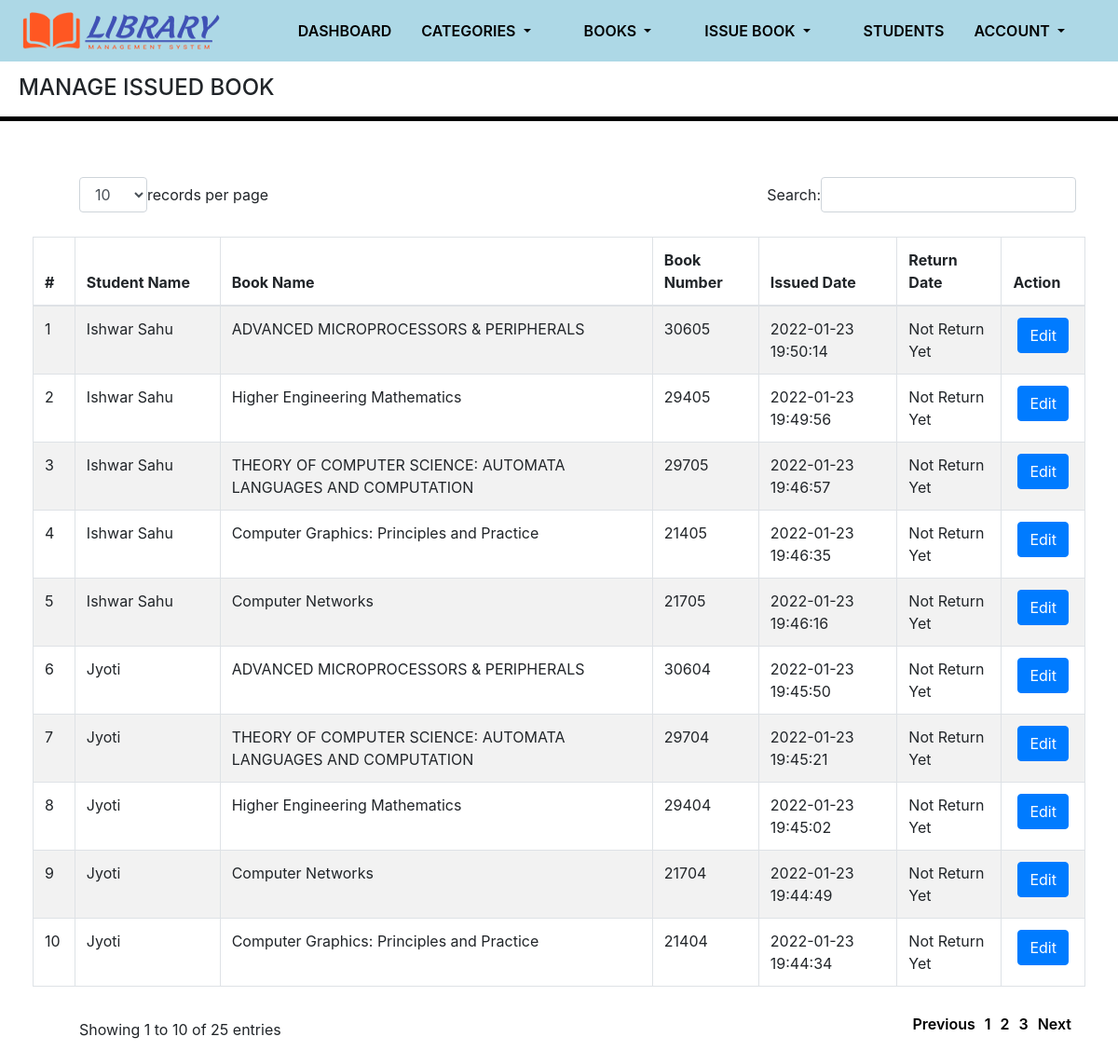
/library/admin/manage-issued-books.php (signed in), run on the app's committed database.
### tables this page shows
CREATE TABLE `tblissuedbookdetails` (
  `id` int(11) NOT NULL,
  `BookId` int(11) DEFAULT NULL,
  `StudentID` varchar(150) DEFAULT NULL,
  `IssuesDate` timestamp NULL DEFAULT current_timestamp(),
  `ReturnDate` timestamp NULL DEFAULT NULL ON UPDATE current_timestamp(),
  `RetrunStatus` int(1) DEFAULT NULL,
  `fine` int(11) DEFAULT NULL
);

CREATE TABLE `tblstudents` (
  `id` int(11) NOT NULL,
  `StudentId` varchar(100) DEFAULT NULL,
  `FullName` varchar(120) DEFAULT NULL,
  `EmailId` varchar(120) DEFAULT NULL,
  `MobileNumber` char(11) DEFAULT NULL,
  `Password` varchar(120) DEFAULT NULL,
  `Status` int(1) DEFAULT NULL,
  `RegDate` timestamp NULL DEFAULT current_timestamp(),
  `UpdationDate` timestamp NULL DEFAULT NULL ON UPDATE current_timestamp()
);

CREATE TABLE `tblbooks` (
  `id` int(11) NOT NULL,
  `BookName` varchar(255) DEFAULT NULL,
  `CatId` int(11) DEFAULT NULL,
  `AuthorName` varchar(255) DEFAULT NULL,
  `ISBNNumber` bigint(40) DEFAULT NULL,
  `BookNumber` int(20) DEFAULT NULL,
  `Status` int(1) DEFAULT NULL,
  `BookPrice` int(11) DEFAULT NULL,
  `RegDate` timestamp NULL DEFAULT current_timestamp(),
  `UpdationDate` timestamp NULL DEFAULT NULL ON UPDATE current_timestamp()
);

### library/admin/manage-issued-books.php (the view, shortened to what this page needs)
<?php
include('includes/config.php');
if(strlen($_SESSION['alogin'])==0)
    {
header('location:index.php');
}
else{
    ?>
<!DOCTYPE html>
<html lang="en">
  <head>
     <link rel="stylesheet" href="https://cdn.jsdelivr.net/npm/bootstrap@4.6.0/dist/css/bootstrap.min.css">
      <link href="assets/js/dataTables.bootstrap.css" rel="stylesheet" />
     <link rel="stylesheet"  href="css/main.css">
</head>
<body>
<?php include('includes/header.php');?>
             <h4 class="header-line">MANAGE ISSUED BOOK</h4>
             <hr>
            <div class="row">
                <div class="col-md-12">
                    <div class="panel panel-default">
                        <div class="panel-body">
                            <div class="table-responsive">
                                <table class="table table-striped table-bordered table-hover" id="dataTables-example">
                                    <thead>
                                        <tr>
                                            <th>#</th>
                                            <th>Student Name</th>
                                            <th>Book Name</th>
                                            <th>Book Number </th>
                                            <th>Issued Date</th>
                                            <th>Return Date</th>
                                            <th>Action</th>
                                        </tr>
                                    </thead>
                                    <tbody>
<?php $sql = "SELECT tblstudents.FullName,tblbooks.BookName,tblbooks.BookNumber,tblissuedbookdetails.IssuesDate,tblissuedbookdetails.ReturnDate,tblissuedbookdetails.id as rid from  tblissuedbookdetails join tblstudents on tblstudents.StudentId=tblissuedbookdetails.StudentId join tblbooks on tblbooks.id=tblissuedbookdetails.BookId order by tblissuedbookdetails.id desc";
$query = $dbh -> prepare($sql);
$query->execute();
$results=$query->fetchAll(PDO::FETCH_OBJ);
$cnt=1;
if($query->rowCount() > 0)
{
foreach($results as $result)
{               ?>
                                        <tr class="odd gradeX">
                                            <td class="center"><?php echo htmlentities($cnt);?></td>
                                            <td class="center"><?php echo htmlentities($result->FullName);?></td>
                                            <td class="center"><?php echo htmlentities($result->BookName);?></td>
                                            <td class="center"><?php echo htmlentities($result->BookNumber);?></td>
                                            <td class="center"><?php echo htmlentities($result->IssuesDate);?></td>
                                            <td class="center"><?php if($result->ReturnDate=="")
                                            {
                                                echo htmlentities("Not Return Yet");
                                            } else {
                                            echo htmlentities($result->ReturnDate);
}
                                            ?></td>
                                            <td class="center">
                                            <a href="update-issue-bookdeails.php?rid=<?php echo htmlentities($result->rid);?>"><button class="btn btn-primary"><i class="fa fa-edit "></i> Edit</button>
                                            </td>
                                        </tr>
 <?php $cnt=$cnt+1;}} ?>
                                    </tbody>
                                </table>
                            </div>
                        </div>
                    </div>
                </div>
            </div>
</body>
</html>
<?php } ?>

### library/admin/css/main.css (style rules this page uses)
a { color:black; font-weight:600; padding:5px; }
body { background-color: white; }
.header-line { margin-top:80px; margin-left:20px; }
hr { border-top: 5px solid black; }
.row { margin:20px; }
.panel { display:flex; justify-content:center; }

### data on the page
tblissuedbookdetails: tblstudents.FullName "Ishwar Sahu", BookId.BookName "ADVANCED MICROPROCESSORS & PERIPHERALS", BookId.BookNumber "30605", IssuesDate "2022-01-23 19:50:14"
tblissuedbookdetails: tblstudents.FullName "Ishwar Sahu", BookId.BookName "Higher Engineering Mathematics", BookId.BookNumber "29405", IssuesDate "2022-01-23 19:49:56"
tblissuedbookdetails: tblstudents.FullName "Ishwar Sahu", BookId.BookName "THEORY OF COMPUTER SCIENCE: AUTOMATA LANGUAGES AND COMPUTATION", BookId.BookNumber "29705", IssuesDate "2022-01-23 19:46:57"
tblissuedbookdetails: tblstudents.FullName "Ishwar Sahu", BookId.BookName "Computer Graphics: Principles and Practice", BookId.BookNumber "21405", IssuesDate "2022-01-23 19:46:35"
tblissuedbookdetails: tblstudents.FullName "Ishwar Sahu", BookId.BookName "Computer Networks", BookId.BookNumber "21705", IssuesDate "2022-01-23 19:46:16"
tblissuedbookdetails: tblstudents.FullName "Jyoti", BookId.BookName "ADVANCED MICROPROCESSORS & PERIPHERALS", BookId.BookNumber "30604", IssuesDate "2022-01-23 19:45:50"
tblissuedbookdetails: tblstudents.FullName "Jyoti", BookId.BookName "THEORY OF COMPUTER SCIENCE: AUTOMATA LANGUAGES AND COMPUTATION", BookId.BookNumber "29704", IssuesDate "2022-01-23 19:45:21"
tblissuedbookdetails: tblstudents.FullName "Jyoti", BookId.BookName "Higher Engineering Mathematics", BookId.BookNumber "29404", IssuesDate "2022-01-23 19:45:02"
tblissuedbookdetails: tblstudents.FullName "Jyoti", BookId.BookName "Computer Networks", BookId.BookNumber "21704", IssuesDate "2022-01-23 19:44:49"
tblissuedbookdetails: tblstudents.FullName "Jyoti", BookId.BookName "Computer Graphics: Principles and Practice", BookId.BookNumber "21404", IssuesDate "2022-01-23 19:44:34"
